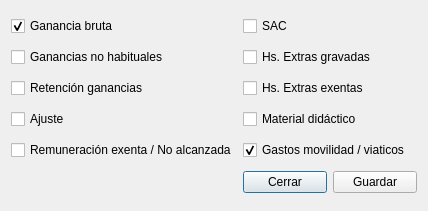
<?xml version="1.0" encoding="UTF-8"?>
<ui version="4.0">
 <class>frm_config_gananoe</class>
 <widget class="QDialog" name="frm_config_gananoe">
  <property name="geometry">
   <rect>
    <x>0</x>
    <y>0</y>
    <width>428</width>
    <height>211</height>
   </rect>
  </property>
  <property name="windowTitle">
   <string>Configuración ganancias otros empleadores</string>
  </property>
  <property name="windowIcon">
   <iconset>
    <normaloff>../../img/windows/main.svg</normaloff>../../img/windows/main.svg</iconset>
  </property>
  <layout class="QGridLayout" name="gridLayout">
   <item row="0" column="0">
    <widget class="QCheckBox" name="chk_ganbruta">
     <property name="text">
      <string>Ganancia bruta</string>
     </property>
     <property name="checked">
      <bool>true</bool>
     </property>
    </widget>
   </item>
   <item row="0" column="1">
    <widget class="QCheckBox" name="chk_sac">
     <property name="text">
      <string>SAC</string>
     </property>
    </widget>
   </item>
   <item row="1" column="0">
    <widget class="QCheckBox" name="chk_gannohab">
     <property name="text">
      <string>Ganancias no habituales</string>
     </property>
    </widget>
   </item>
   <item row="1" column="1" colspan="2">
    <widget class="QCheckBox" name="chk_hsextgrav">
     <property name="text">
      <string>Hs. Extras gravadas</string>
     </property>
    </widget>
   </item>
   <item row="2" column="0">
    <widget class="QCheckBox" name="chk_retganan">
     <property name="text">
      <string>Retención ganancias</string>
     </property>
    </widget>
   </item>
   <item row="2" column="1" colspan="2">
    <widget class="QCheckBox" name="chk_hsextex">
     <property name="text">
      <string>Hs. Extras exentas</string>
     </property>
    </widget>
   </item>
   <item row="3" column="0">
    <widget class="QCheckBox" name="chk_ajuste">
     <property name="text">
      <string>Ajuste</string>
     </property>
    </widget>
   </item>
   <item row="3" column="1" colspan="2">
    <widget class="QCheckBox" name="chk_matdid">
     <property name="text">
      <string>Material didáctico</string>
     </property>
    </widget>
   </item>
   <item row="4" column="0">
    <widget class="QCheckBox" name="chk_remuexen">
     <property name="text">
      <string>Remuneración exenta / No alcanzada</string>
     </property>
    </widget>
   </item>
   <item row="4" column="1" colspan="2">
    <widget class="QCheckBox" name="chk_gastmov">
     <property name="text">
      <string>Gastos movilidad / viaticos</string>
     </property>
     <property name="checked">
      <bool>true</bool>
     </property>
     <property name="tristate">
      <bool>false</bool>
     </property>
    </widget>
   </item>
   <item row="5" column="1">
    <widget class="QPushButton" name="btn_cerrar">
     <property name="text">
      <string>Cerrar</string>
     </property>
    </widget>
   </item>
   <item row="5" column="2">
    <widget class="QPushButton" name="btn_guardar">
     <property name="text">
      <string>Guardar</string>
     </property>
    </widget>
   </item>
  </layout>
 </widget>
 <resources/>
 <connections/>
</ui>
